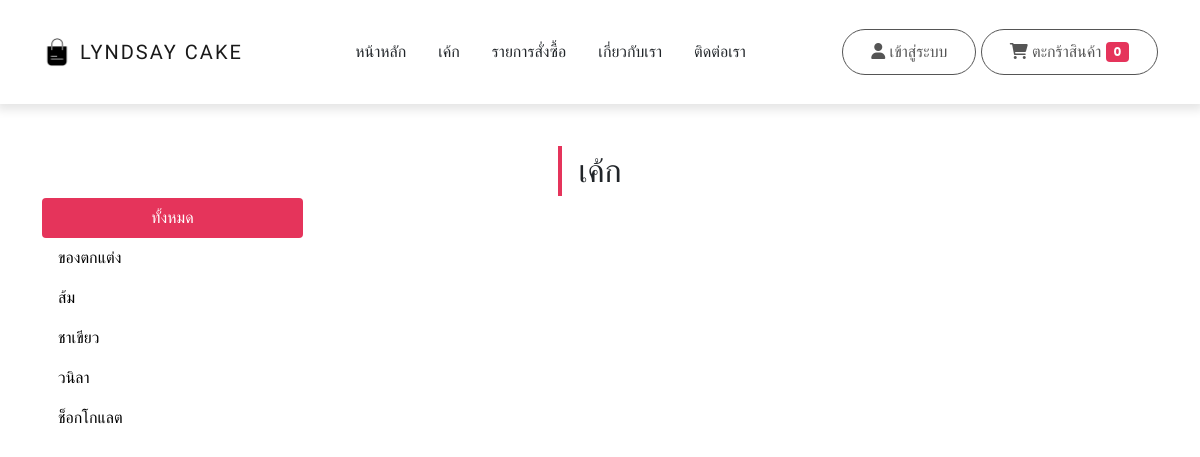
/products.php, run on the app's committed database.
### tables this page shows
CREATE TABLE `category` (
  `cate_id` int(11) NOT NULL,
  `cate_name` varchar(255) NOT NULL
);

### products.php (the view, shortened to what this page needs)
<?php
include_once('system/config.php');
?>
<!DOCTYPE html>
<html lang="en">
<head>
  <link rel="stylesheet" href="css/bootstrap.min.css">
  <link rel="stylesheet" href="css/all.min.css">
  <link rel="stylesheet" href="css/fontawesome.min.css">
  <link rel="stylesheet" href="css/jquery.dataTables.min.css">
  <link rel="stylesheet" href="css/main.css">
</head>
<body>
  <?php include('includes/navbar.inc.php'); ?>
  <section id="section" class="py-5">
    <div class="container">
      <div class="title text-center">
        <h2 class="position-relative d-inline-block">เค้ก</h2>
      </div>
      <div class="col-md-12">
        <div class="row">
          <div class="col-md-3">
            <nav class="nav nav-pills flex-column flex-sm-column">
              <a class="flex-sm-fill text-sm-center nav-link nav-tab <?php if(empty($_GET['cate'])) { echo 'active'; } ?>" href="products.php">ทั้งหมด</a>
              <?php
              $list_cate_sql = "SELECT * FROM `category` ORDER BY cate_id DESC";
              $list_cate_query = mysqli_query($conn, $list_cate_sql);
              while($list_cate_row = mysqli_fetch_array($list_cate_query)) {
              ?>
              <a class="flex-sm-fill nav-link nav-tab " href="products.php?cate=<?= $list_cate_row['cate_name']; ?>"><?= $list_cate_row['cate_name']; ?></a>
              <?php } ?>
            </nav>
          </div>
          <div class="col-md-9">
          </div>
        </div>
      </div>
    </div>
  </section>
</body>
</html>

### css/main.css (style rules this page uses)
:root { --lg-font: 'Kaisei Tokumin', serif; --sm-font: 'Poppins', sans-serif; --pink: #e5345b; }
body { font-family: var(--sm-font); }
.title h2::before { position: absolute; content: ""; width: 4px; height: 50px; background-color: var(--pink); left: -20px; top: 50%; -webkit-transform: translateY(-50%); -ms-transform: translateY(-50%); transform: translateY(-50%); }

### products.php (style rules this page uses)
.nav-tab { color: black; }
.active { background-color: #e5345b !important; }

### data on the page
category: cate_name "ของตกแต่ง"
category: cate_name "ส้ม"
category: cate_name "ชาเขียว"
category: cate_name "วนิลา"
category: cate_name "ช็อกโกแลต"
